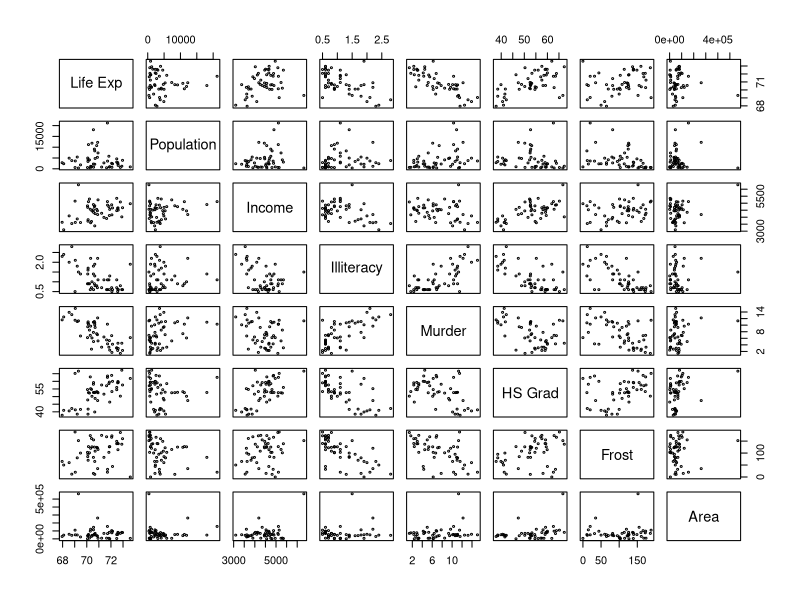
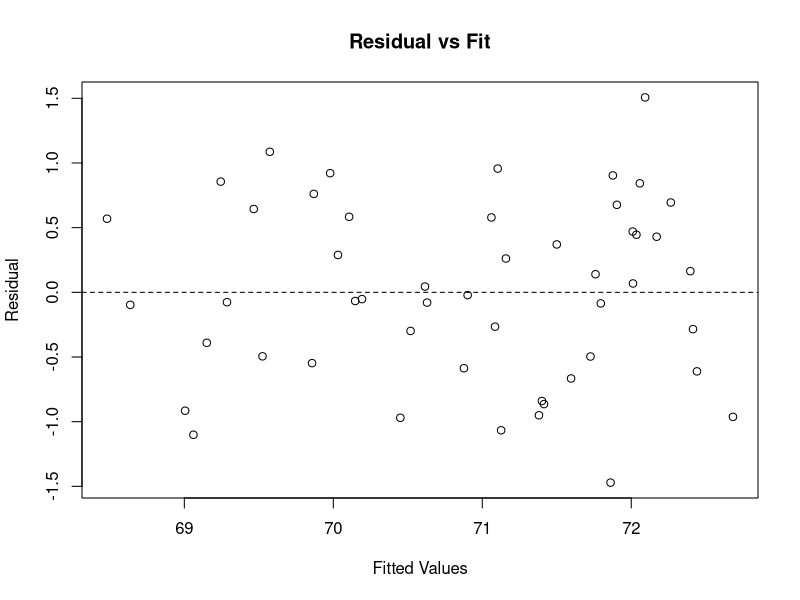
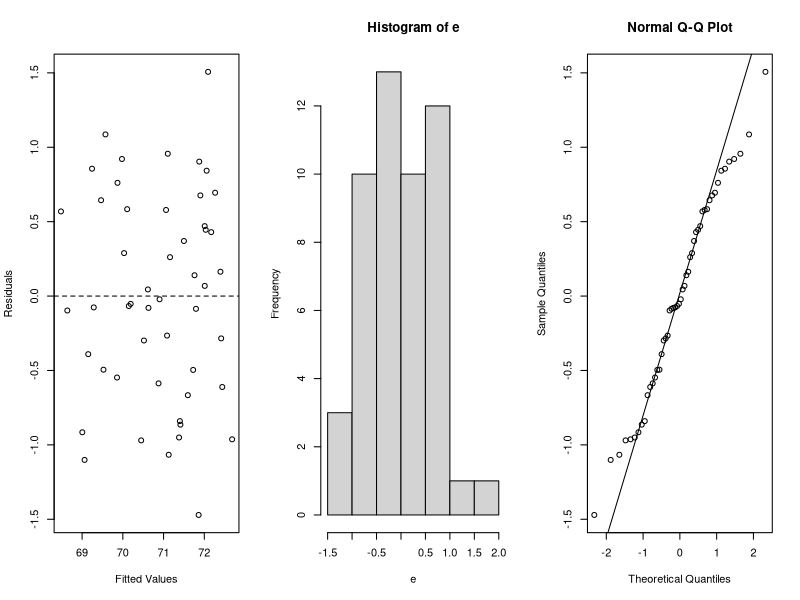
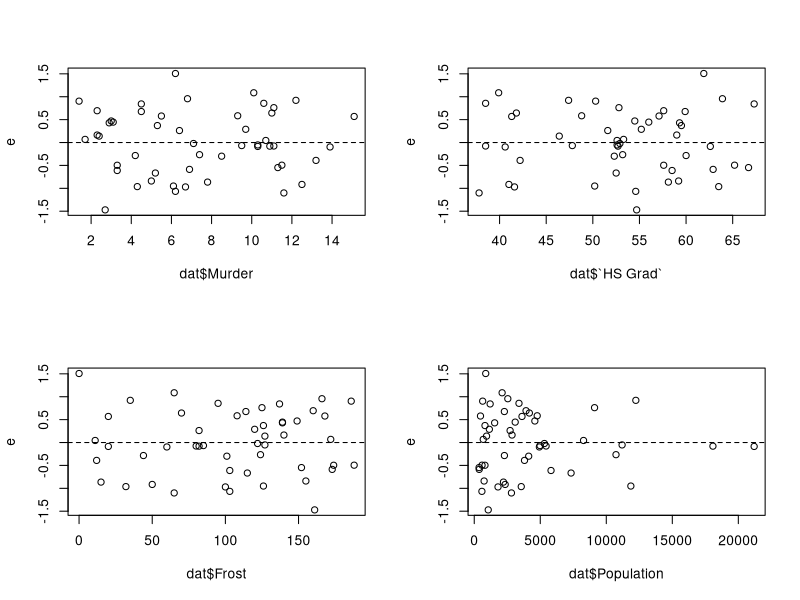
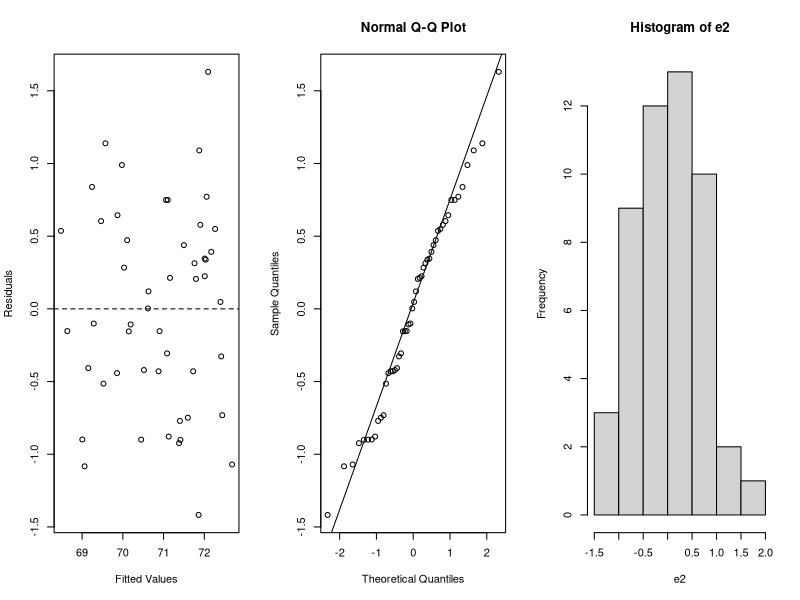
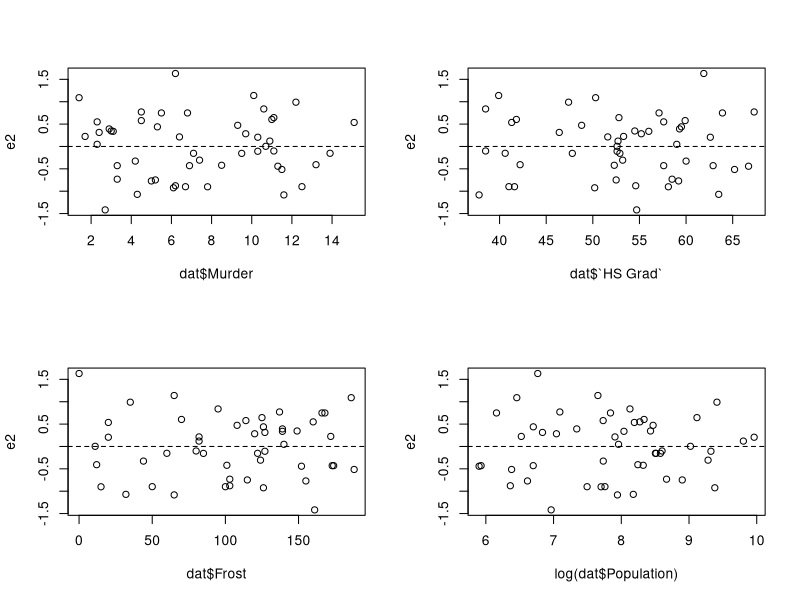

Write R code to recreate these figures, in order.
# data preparation
dat=as.data.frame(state.x77)
attach(dat)
names(dat)
pairs(dat[c(4,1,2,3,5,6,7,8)], cex=0.4) #scatterplot matrix
cor(dat)

# Stepwise regression using AIC
mod0=lm(`Life Exp`~1)
mod.all = lm(`Life Exp`~., data=dat) # including all predictors in lm()
step(mod0, scope = list(lower = mod0, upper = mod.all))
mod.AIC = lm(`Life Exp` ~ Murder + `HS Grad` + Frost + Population, data=dat)

# Stepwise regression using F-test
mod0=lm(`Life Exp`~1)
add1(mod0, ~.+Population+Income+Illiteracy+Murder+`HS Grad`+Frost+Area, test = 'F')

# 1.choose 'Murder'
mod1 = update(mod0, ~.+Murder)
add1(mod1, ~.+Population+Income+Illiteracy+`HS Grad`+Frost+Area, test = 'F')

# 2.choose 'HS Grad'
mod2 = update(mod1, ~.+`HS Grad`)
summary(mod2)       #check significance after adding 'HS Grad'
add1(mod2, ~.+Population+Income+Illiteracy+Frost+Area, test = 'F')

# 3.choose 'Frost'
mod3 = update(mod2, ~.+Frost)     
summary(mod3)       #check significance after adding 'Frost'
add1(mod3, ~.+Population+Income+Illiteracy+Area, test = 'F')

# 4.choose 'Pop'
mod4 = update(mod3, ~.+Population)
summary(mod4)       #check significance after adding 'Pop'
add1(mod4, ~.+Income+Illiteracy+Area, test = 'F')     

# no more significant predictors, p-values > 0.15
# same model as what we found in AIC

################################################################

# best subset regression
library(leaps)
mod = regsubsets(cbind(Population, Income, Illiteracy, Murder, `HS Grad`, Frost, Area), `Life Exp`)
summary.mod = summary(mod)
summary.mod$which
names(summary.mod)

# from 3rd to 4th, increased almost 2%
# from 4th to 5th, dropping
# so we choose 4 predictors, look back at matrix, find that same as what we found in stepwise regression
summary.mod$adjr2

# only C_p close to p is the third one, 3.74 close to p=4, three predictors
summary.mod$cp

# residuals analysis
yhat=mod.AIC$fitted.values
e=mod.AIC$residuals
plot(yhat, e, xlab = 'Fitted Values', ylab = 'Residual', main = 'Residual vs Fit') # residual v.s. fitted
abline(h = 0, lty = 2)

par(mfrow=c(1,3))
plot(yhat, e, xlab = 'Fitted Values', ylab = 'Residuals' )
abline(h = 0, lty = 2)
hist(e)  #residual histogram
qqnorm(e) # normal q-q plot
qqline(e)

par(mfrow=c(2,2)) 
plot(dat$Murder,e)
abline(h = 0, lty = 2)
plot(dat$`HS Grad`,e)
abline(h = 0, lty = 2)
plot(dat$Frost,e)
abline(h = 0, lty = 2)
plot(dat$Population,e)
abline(h = 0, lty = 2)

# variables transformation

 
  
# residuals analysis for new model
mod.trans <- lm(`Life Exp` ~ Murder+`HS Grad`+Frost+I(log(Population)))  
e2 = resid(mod.trans)
yhat2 = fitted(mod.trans)

par(mfrow=c(1,3))
plot(yhat, e2, xlab = 'Fitted Values', ylab = 'Residuals' )
abline(h = 0, lty = 2)
qqnorm(e2)
qqline(e2)
hist(e2)

par(mfrow=c(2,2)) 
plot(dat$Murder,e2)
abline(h = 0, lty = 2)
plot(dat$`HS Grad`,e2)
abline(h = 0, lty = 2)
plot(dat$Frost,e2)
abline(h = 0, lty = 2)
plot(log(dat$Population),e2)
abline(h = 0, lty = 2)

# internally studentized residuals
rs=rstandard(mod.trans) 
sort(rs)
rsd=rstudent(mod.trans) # studentized deleted
sort(rsd)

n=length(e2)
p=4+1     # four predictors + 1
3*p/n     # rules of thumb, 3 times the mean leverage value
hv=hatvalues(mod.trans)
sort(hv)  # 0.385 > .3

# Difference in Fits (DFFITS)
2*sqrt((p+1)/(n-p-1))
diff=dffits(mod.trans)
sort(diff)  # no abs val greater than .739

# Cook's distance measure
ck=cooks.distance(mod.trans)
sort(ck)   # not influential

summary(mod.trans)
